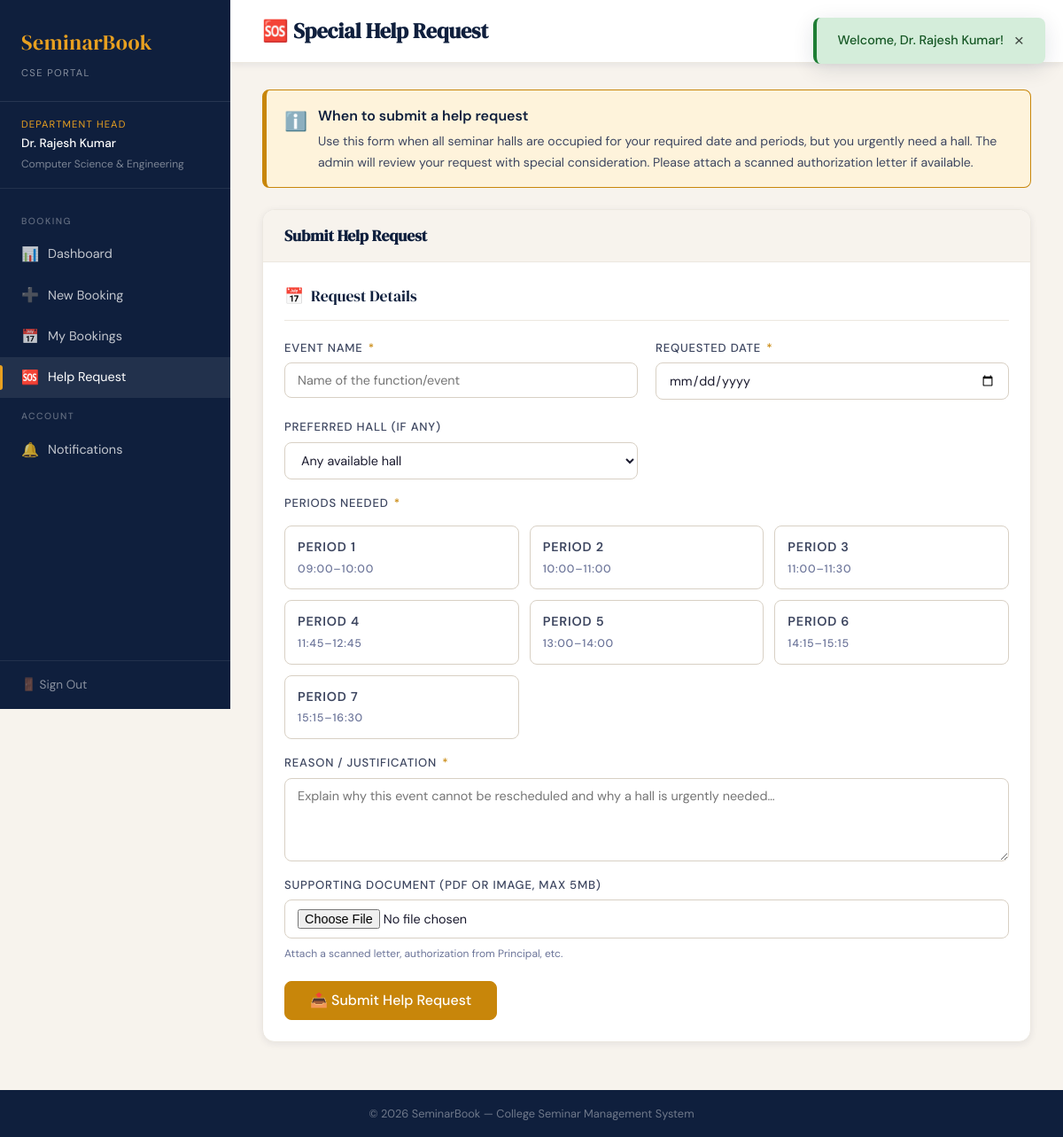
The app's page /dept/help_request.php (signed in) with its own data.
### tables this page shows
CREATE TABLE periods (
    id          INT AUTO_INCREMENT PRIMARY KEY,
    period_no   INT NOT NULL,                    
    label       VARCHAR(30) NOT NULL,            
    start_time  TIME NOT NULL,
    end_time    TIME NOT NULL,
    UNIQUE KEY (period_no)
);

### includes/booking_functions.php (called while the page is built, shortened)
<?php
require_once __DIR__ . '/config.php';
function getAllPeriods(): array {
    $db = getDB();
    return $db->query("SELECT * FROM periods ORDER BY period_no")->fetchAll();
}

### includes/config.php (called while the page is built, shortened)
<?php
function e(mixed $val): string {
    return htmlspecialchars((string)$val, ENT_QUOTES, 'UTF-8');
}

### dept/help_request.php (the view, shortened to what this page needs)
<?php
require_once __DIR__ . '/../includes/config.php';
require_once __DIR__ . '/../includes/booking_functions.php';
$allPeriods = getAllPeriods();
include __DIR__ . '/../includes/header.php';
?>
<div class="app-shell">
<?php include __DIR__ . '/_sidebar.php'; ?>
<div class="main-content">
    <div class="page-header">
        <h1>🆘 Special Help Request</h1>
    </div>
    <div class="page-body">
        <div class="notification-banner mb-3">
            <span class="notif-icon">ℹ️</span>
            <div class="notif-body">
                <div class="notif-title">When to submit a help request</div>
                <div class="notif-msg">Use this form when all seminar halls are occupied for your required date and periods, but you urgently need a hall. The admin will review your request with special consideration. Please attach a scanned authorization letter if available.</div>
            </div>
        </div>
        <div class="card mb-3">
            <div class="card-header"><h3>Submit Help Request</h3></div>
            <div class="card-body">
                <form method="POST" enctype="multipart/form-data">
                    <div class="form-section" style="box-shadow:none;border:none;padding:0;margin-bottom:20px">
                        <div class="form-section-title"><span class="section-icon">📅</span> Request Details</div>
                        <div class="form-grid">
                            <div class="form-group">
                                <label>Event Name <span class="required">*</span></label>
                                <input type="text" name="event_name" required placeholder="Name of the function/event">
                            </div>
                            <div class="form-group">
                                <label>Requested Date <span class="required">*</span></label>
                                <input type="date" name="requested_date" required
                                       min="<?= date('Y-m-d', strtotime('+1 day')) ?>">
                            </div>
                            <div class="form-group">
                                <label>Preferred Hall (if any)</label>
                                <select name="hall_id">
                                    <option value="">Any available hall</option>
                                </select>
                            </div>
                        </div>
                        <div class="form-group mt-2">
                            <label>Periods Needed <span class="required">*</span></label>
                            <div class="period-grid">
                                <?php foreach ($allPeriods as $p): ?>
                                <label class="period-item">
                                    <div class="period-name"><?= e($p['label']) ?></div>
                                    <div class="period-time"><?= substr($p['start_time'],0,5) ?>–<?= substr($p['end_time'],0,5) ?></div>
                                </label>
                                <?php endforeach; ?>
                            </div>
                        </div>
                        <div class="form-group mt-2">
                            <label>Reason / Justification <span class="required">*</span></label>
                            <textarea name="reason" rows="4" required
                                      placeholder="Explain why this event cannot be rescheduled and why a hall is urgently needed…"></textarea>
                        </div>
                        <div class="form-group mt-2">
                            <label>Supporting Document (PDF or Image, max 5MB)</label>
                            <input type="file" name="attachment" accept=".pdf,.jpg,.jpeg,.png">
                            <span class="form-hint">Attach a scanned letter, authorization from Principal, etc.</span>
                        </div>
                    </div>
                    <button type="submit" class="btn btn-accent btn-lg">📤 Submit Help Request</button>
                </form>
            </div>
        </div>
    </div>
</div>
</div>
<?php include __DIR__ . '/../includes/footer.php'; ?>

### records on screen
periods: label "PERIOD 1", start_time "09:00", end_time "10:00"
periods: label "PERIOD 2", start_time "10:00", end_time "11:00"
periods: label "PERIOD 3", start_time "11:00", end_time "11:30"
periods: label "PERIOD 4", start_time "11:45", end_time "12:45"
periods: label "PERIOD 5", start_time "13:00", end_time "14:00"
periods: label "PERIOD 6", start_time "14:15", end_time "15:15"
periods: label "PERIOD 7", start_time "15:15", end_time "16:30"

### other values on screen
$flash['msg'] "Welcome, Dr. Rajesh Kumar!"
$_SESSION['dept_code'] "CSE"
$_SESSION['dept_head_name'] "Dr. Rajesh Kumar"
$_SESSION['dept_name'] "Computer Science & Engineering"
APP_NAME "SeminarBook"
